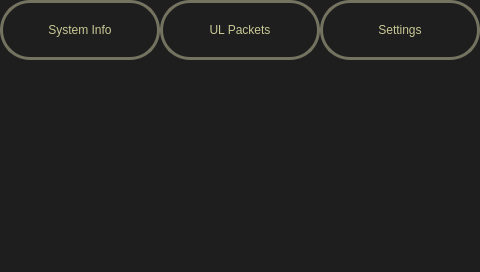
<?xml version="1.0" encoding="UTF-8"?>
<ui version="4.0">
 <class>HomeScreen</class>
 <widget class="QDialog" name="HomeScreen">
  <property name="geometry">
   <rect>
    <x>0</x>
    <y>0</y>
    <width>480</width>
    <height>272</height>
   </rect>
  </property>
  <property name="minimumSize">
   <size>
    <width>480</width>
    <height>272</height>
   </size>
  </property>
  <property name="maximumSize">
   <size>
    <width>480</width>
    <height>272</height>
   </size>
  </property>
  <property name="baseSize">
   <size>
    <width>480</width>
    <height>272</height>
   </size>
  </property>
  <property name="windowTitle">
   <string>HomeScreen</string>
  </property>
  <property name="styleSheet">
   <string notr="true">background-color: rgba(30, 30, 30, 255);</string>
  </property>
  <widget class="QPushButton" name="infoButton">
   <property name="geometry">
    <rect>
     <x>0</x>
     <y>0</y>
     <width>160</width>
     <height>60</height>
    </rect>
   </property>
   <property name="focusPolicy">
    <enum>Qt::NoFocus</enum>
   </property>
   <property name="styleSheet">
    <string notr="true">color: rgba(200, 200, 150, 255);
background: qradialgradient(cx:.4, cy:.2, radius:1, fx:.5, fy:.3, stop:.2 rgba(70, 70, 70, 255), stop:.9 rgba(20, 20, 20, 255));
border-style: solid;
border-width: 3px;
border-radius: 30px;
border-color: rgba(115, 115, 95, 255);
font: 18px &quot;DejaVu Sans&quot;;</string>
   </property>
   <property name="text">
    <string>System Info</string>
   </property>
  </widget>
  <widget class="QPushButton" name="pktsButton">
   <property name="geometry">
    <rect>
     <x>160</x>
     <y>0</y>
     <width>160</width>
     <height>60</height>
    </rect>
   </property>
   <property name="focusPolicy">
    <enum>Qt::NoFocus</enum>
   </property>
   <property name="styleSheet">
    <string notr="true">color: rgba(200, 200, 150, 255);
background: qradialgradient(cx:.4, cy:.2, radius:1, fx:.5, fy:.3, stop:.2 rgba(70, 70, 70, 255), stop:.9 rgba(20, 20, 20, 255));
border-style: solid;
border-width: 3px;
border-radius: 30px;
border-color: rgba(115, 115, 95, 255);
font: 18px &quot;DejaVu Sans&quot;;</string>
   </property>
   <property name="text">
    <string>UL Packets</string>
   </property>
  </widget>
  <widget class="QPushButton" name="settingsButton">
   <property name="geometry">
    <rect>
     <x>320</x>
     <y>0</y>
     <width>160</width>
     <height>60</height>
    </rect>
   </property>
   <property name="focusPolicy">
    <enum>Qt::NoFocus</enum>
   </property>
   <property name="styleSheet">
    <string notr="true">color: rgba(200, 200, 150, 255);
background: qradialgradient(cx:.4, cy:.2, radius:1, fx:.5, fy:.3, stop:.2 rgba(70, 70, 70, 255), stop:.9 rgba(20, 20, 20, 255));
border-style: solid;
border-width: 3px;
border-radius: 30px;
border-color: rgba(115, 115, 95, 255);
font: 18px &quot;DejaVu Sans&quot;;</string>
   </property>
   <property name="text">
    <string>Settings</string>
   </property>
  </widget>
  <widget class="QWidget" name="layoutWidget">
   <property name="geometry">
    <rect>
     <x>30</x>
     <y>80</y>
     <width>421</width>
     <height>131</height>
    </rect>
   </property>
   <layout class="QVBoxLayout" name="verticalLayout">
    <item>
     <widget class="QLabel" name="dateLabel">
      <property name="styleSheet">
       <string notr="true">color: rgba(255, 255, 255, 255);
font: 18px &quot;DejaVu Sans&quot;;</string>
      </property>
      <property name="text">
       <string/>
      </property>
     </widget>
    </item>
    <item>
     <widget class="QLabel" name="timeLabel">
      <property name="styleSheet">
       <string notr="true">color: rgba(255, 255, 255, 255);
font: 18px &quot;DejaVu Sans&quot;;</string>
      </property>
      <property name="text">
       <string/>
      </property>
     </widget>
    </item>
    <item>
     <widget class="QLabel" name="uptimeLabel">
      <property name="styleSheet">
       <string notr="true">color: rgba(255, 255, 255, 255);
font: 18px &quot;DejaVu Sans&quot;;</string>
      </property>
      <property name="text">
       <string/>
      </property>
     </widget>
    </item>
    <item>
     <widget class="QLabel" name="ipLabel">
      <property name="styleSheet">
       <string notr="true">color: rgba(255, 255, 255, 255);
font: 18px &quot;DejaVu Sans&quot;;</string>
      </property>
      <property name="text">
       <string/>
      </property>
     </widget>
    </item>
    <item>
     <widget class="QLabel" name="gpsLabel">
      <property name="styleSheet">
       <string notr="true">color: rgba(255, 255, 255, 255);
font: 18px &quot;DejaVu Sans&quot;;</string>
      </property>
      <property name="text">
       <string/>
      </property>
     </widget>
    </item>
   </layout>
  </widget>
  <widget class="QLabel" name="label">
   <property name="geometry">
    <rect>
     <x>330</x>
     <y>210</y>
     <width>151</width>
     <height>61</height>
    </rect>
   </property>
   <property name="text">
    <string/>
   </property>
   <property name="pixmap">
    <pixmap resource="resources.qrc">:/rsrc/logo.png</pixmap>
   </property>
  </widget>
  <zorder>layoutWidget</zorder>
  <zorder>infoButton</zorder>
  <zorder>pktsButton</zorder>
  <zorder>settingsButton</zorder>
  <zorder>label</zorder>
 </widget>
 <layoutdefault spacing="6" margin="11"/>
 <resources>
  <include location="resources.qrc"/>
 </resources>
 <connections>
  <connection>
   <sender>infoButton</sender>
   <signal>clicked()</signal>
   <receiver>HomeScreen</receiver>
   <slot>slot1()</slot>
   <hints>
    <hint type="sourcelabel">
     <x>102</x>
     <y>32</y>
    </hint>
    <hint type="destinationlabel">
     <x>115</x>
     <y>70</y>
    </hint>
   </hints>
  </connection>
  <connection>
   <sender>pktsButton</sender>
   <signal>clicked()</signal>
   <receiver>HomeScreen</receiver>
   <slot>slot2()</slot>
   <hints>
    <hint type="sourcelabel">
     <x>239</x>
     <y>31</y>
    </hint>
    <hint type="destinationlabel">
     <x>239</x>
     <y>70</y>
    </hint>
   </hints>
  </connection>
  <connection>
   <sender>settingsButton</sender>
   <signal>clicked()</signal>
   <receiver>HomeScreen</receiver>
   <slot>slot3()</slot>
   <hints>
    <hint type="sourcelabel">
     <x>412</x>
     <y>34</y>
    </hint>
    <hint type="destinationlabel">
     <x>462</x>
     <y>81</y>
    </hint>
   </hints>
  </connection>
 </connections>
 <slots>
  <slot>slot1()</slot>
  <slot>slot2()</slot>
  <slot>slot3()</slot>
 </slots>
</ui>
